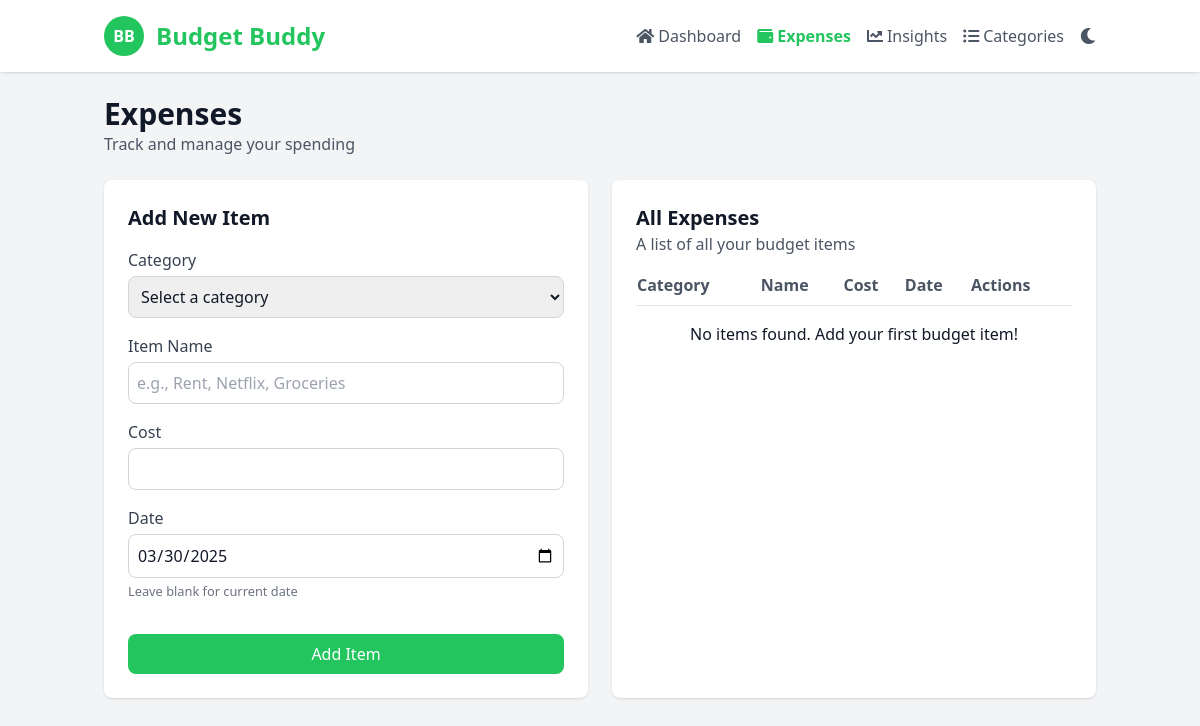
Before: /expenses with the older database file.
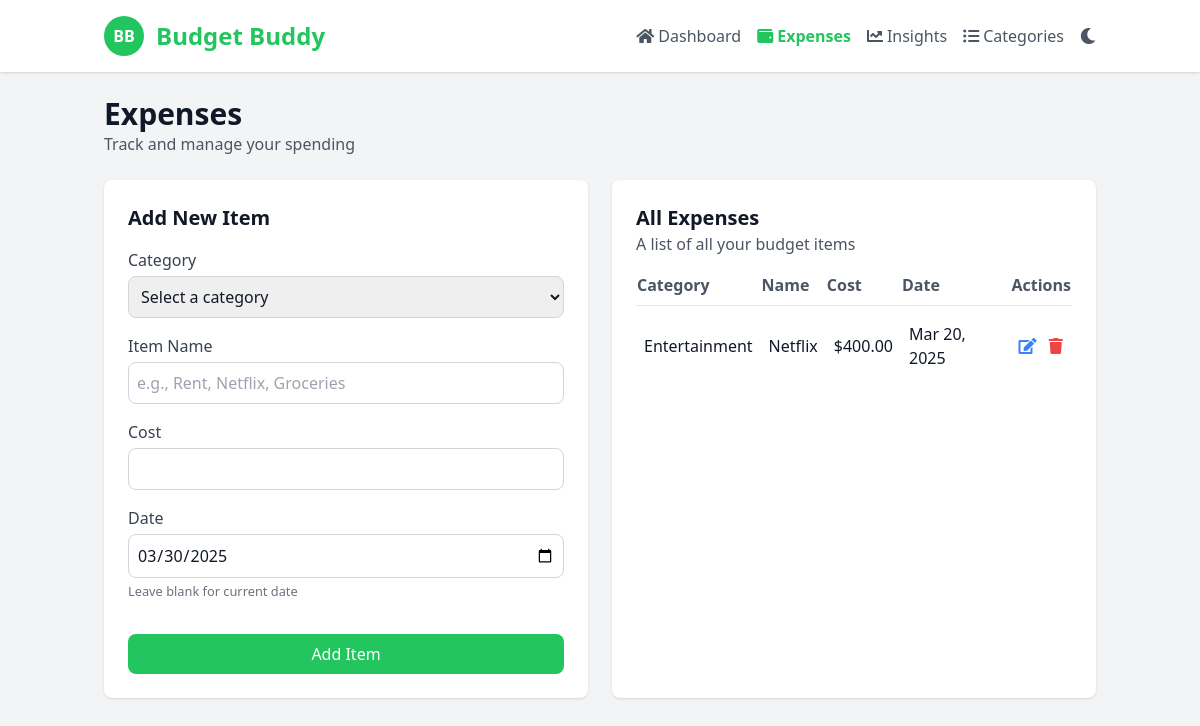
After: the same page with the newer database file.
### app.py (models this page shows, shortened)
class Todo(db.Model):
    id = db.Column(db.Integer, primary_key=True)
    item = db.Column(db.String(200), nullable=False)  # Category
    name = db.Column(db.String(200), nullable=False, default="Unnamed Item")  # Item name
    cost = db.Column(db.Float, nullable=False)
    date_created = db.Column(db.DateTime, default=datetime.now)

### app.py (the view, shortened to what this page needs)
@app.route('/expenses', methods=['GET', 'POST'])
def expenses():
    items = Todo.query.order_by(Todo.date_created.desc()).all()
    today_date = datetime.now().strftime('%Y-%m-%d')
    return render_template('expenses.html', items=items, today_date=today_date)

### templates/expenses.html (shortened to what this page needs)
<!DOCTYPE html>
<html lang="en">
<head>
    <script src="https://cdn.tailwindcss.com"></script>
    <link href="https://cdnjs.cloudflare.com/ajax/libs/font-awesome/5.15.3/css/all.min.css" rel="stylesheet"/>
</head>
<body class="bg-gray-100 text-gray-900 dark:bg-dark-900 dark:text-dark-200">
<header class="bg-white shadow fixed w-full z-10 dark:bg-dark-800 dark:shadow-dark">
    <div class="container mx-auto px-4 py-4 flex justify-between items-center">
        <div class="flex items-center">
            <div class="bg-green-500 text-white rounded-full w-10 h-10 flex items-center justify-center">
                <span class="font-bold">BB</span>
            </div>
            <h1 class="ml-3 text-2xl font-bold text-green-500">Budget Buddy</h1>
        </div>
        <nav class="hidden md:flex space-x-4 items-center">
            <a class="text-gray-600 flex items-center dark:text-dark-400 hover:text-green-500 dark:hover:text-green-400" href="/dashboard">
                <i class="fas fa-home mr-1"></i> Dashboard
            </a>
            <a class="text-green-500 font-semibold flex items-center dark:text-green-400" href="/expenses">
                <i class="fas fa-wallet mr-1"></i> Expenses
            </a>
            <a class="text-gray-600 flex items-center dark:text-dark-400 hover:text-green-500 dark:hover:text-green-400" href="/insights">
                <i class="fas fa-chart-line mr-1"></i> Insights
            </a>
            <a class="text-gray-600 flex items-center dark:text-dark-400 hover:text-green-500 dark:hover:text-green-400" href="/categories">
                <i class="fas fa-list-ul mr-1"></i> Categories
            </a>
            <button id="theme-toggle" class="ml-4 text-gray-600 dark:text-dark-400 hover:text-gray-800 dark:hover:text-dark-200 transition-colors duration-200 focus:outline-none">
            </button>
        </nav>
    </div>
</header>
<main class="container mx-auto px-4 py-24">
    <h2 class="text-3xl font-bold dark:text-dark-100">Expenses</h2>
    <p class="text-gray-600 dark:text-dark-400">Track and manage your spending</p>
    <div class="grid grid-cols-1 lg:grid-cols-2 gap-6 mt-6">
        <div class="bg-white p-6 rounded-lg shadow dark:bg-dark-800">
            <h3 class="text-xl font-bold dark:text-dark-100">Add New Item</h3>
            <form class="mt-4" action="/expenses" method="POST">
                <div class="mb-4">
                    <label class="block text-gray-700 dark:text-dark-400">Category</label>
                    <select name="item" class="w-full border border-gray-300 rounded-lg p-2 mt-1 dark:bg-dark-700 dark:border-dark-600 dark:text-dark-100" required>
                        <option value="" disabled selected>Select a category</option>
                    </select>
                </div>
                <div class="mb-4">
                    <label class="block text-gray-700 dark:text-dark-400">Item Name</label>
                    <input type="text" name="name" class="w-full border border-gray-300 rounded-lg p-2 mt-1 dark:bg-dark-700 dark:border-dark-600 dark:text-dark-100" placeholder="e.g., Rent, Netflix, Groceries" required>
                </div>
                <div class="mb-4">
                    <label class="block text-gray-700 dark:text-dark-400">Cost</label>
                    <input type="number" name="cost" class="w-full border border-gray-300 rounded-lg p-2 mt-1 dark:bg-dark-700 dark:border-dark-600 dark:text-dark-100" step="0.01" min="0" required>
                </div>
                <div class="mb-4">
                    <label class="block text-gray-700 dark:text-dark-400">Date</label>
                    <input type="date" name="date" class="w-full border border-gray-300 rounded-lg p-2 mt-1 dark:bg-dark-700 dark:border-dark-600 dark:text-dark-100" value="{{ today_date }}">
                    <small class="text-gray-500 dark:text-dark-500">Leave blank for current date</small>
                </div>
                <button type="submit" class="w-full bg-green-500 hover:bg-green-600 text-white rounded-lg p-2 mt-4 transition-colors duration-200">Add Item</button>
            </form>
        </div>
        <div class="bg-white p-6 rounded-lg shadow dark:bg-dark-800">
            <h3 class="text-xl font-bold dark:text-dark-100">All Expenses</h3>
            <p class="text-gray-600 dark:text-dark-400">A list of all your budget items</p>
            <div class="overflow-x-auto mt-4">
                <table class="w-full">
                    <thead>
                        <tr class="text-left text-gray-600 dark:text-dark-400">
                            <th class="pb-2">Category</th>
                            <th class="pb-2">Name</th>
                            <th class="pb-2">Cost</th>
                            <th class="pb-2">Date</th>
                            <th class="pb-2">Actions</th>
                        </tr>
                    </thead>
                    <tbody>
                        {% for item in items %}
                        <tr class="border-t border-gray-200 dark:border-dark-700 hover:bg-gray-50 dark:hover:bg-dark-700">
                            <td class="py-4 px-2 dark:text-dark-100">{{ item.item }}</td>
                            <td class="py-4 px-2 dark:text-dark-100">{{ item.name }}</td>
                            <td class="py-4 px-2 dark:text-dark-100">${{ "%.2f"|format(item.cost) }}</td>
                            <td class="py-4 px-2 dark:text-dark-100">{{ item.date_created.strftime('%b %d, %Y') }}</td>
                            <td class="py-4 px-2">
                                <a href="/update/{{ item.id }}" class="text-blue-500 hover:text-blue-700 dark:hover:text-blue-400 mr-2 transition-colors duration-200">
                                    <i class="fas fa-edit"></i>
                                </a>
                                <a href="/delete/{{ item.id }}" class="text-red-500 hover:text-red-700 dark:hover:text-red-400 transition-colors duration-200">
                                    <i class="fas fa-trash"></i>
                                </a>
                            </td>
                        </tr>
                        {% endfor %}
                        {% if not items %}
                        <tr class="border-t border-gray-200 dark:border-dark-700">
                            <td colspan="5" class="py-4 px-2 text-center dark:text-dark-100">No items found. Add your first budget item!</td>
                        </tr>
                        {% endif %}
                    </tbody>
                </table>
            </div>
        </div>
    </div>
</main>
</body>
</html>

### templates/expenses.html (style rules this page uses)
#theme-toggle { transition: all 0.3s ease; }

Changed rows visible on the page:
added Todo: item "Entertainment", name "Netflix", cost "400.00", date_created "Mar 20, 2025"
Other visible differences:
text no longer shown: "No items found. Add your first budget item!"
